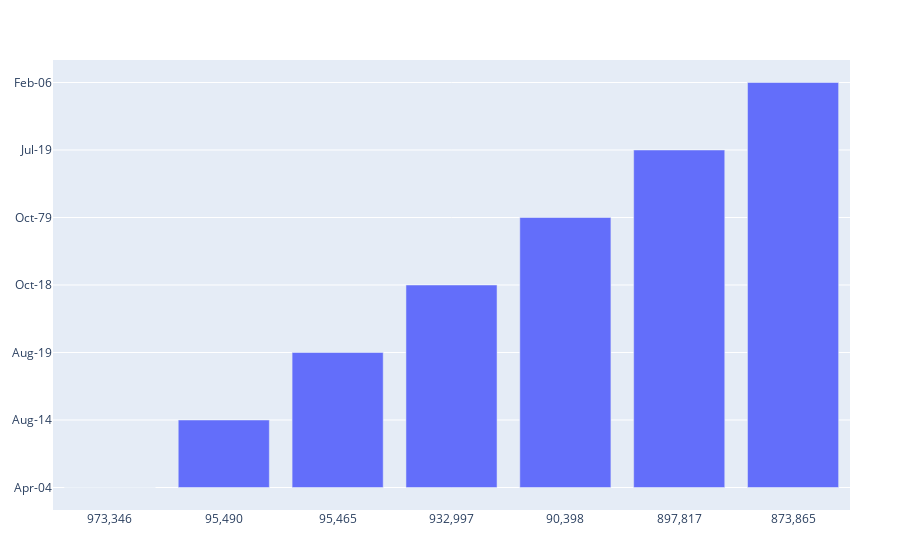

Notebook cell for this chart:
### Markdown cell above
### Months with the highest viewership

### Code cell
# Sort the anime dataset by members
chart_4 = sort!(anime, :Members, rev=true)

# get the first 5 rows
top_5_members = first(chart_4, 7)

# Create the scatter chart
five = PlotlyJS.plot(PlotlyJS.bar(top_5_members, x= top_5_members.Members, y= top_5_members.Start_date))

### Figure 1 — Plotly figure (JSON) as saved in the notebook; plotly's stock layout.template omitted (floating-point values rounded to 4 significant figures)
{"data": [{"type": "bar", "x": ["973,346", "95,490", "95,465", "932,997", "90,398", "897,817", "873,865"], "y": ["Apr-04", "Aug-14", "Aug-19", "Oct-18", "Oct-79", "Jul-19", "Feb-06"]}], "layout": {"margin": {"b": 50, "l": 50, "r": 50, "t": 60}}}
